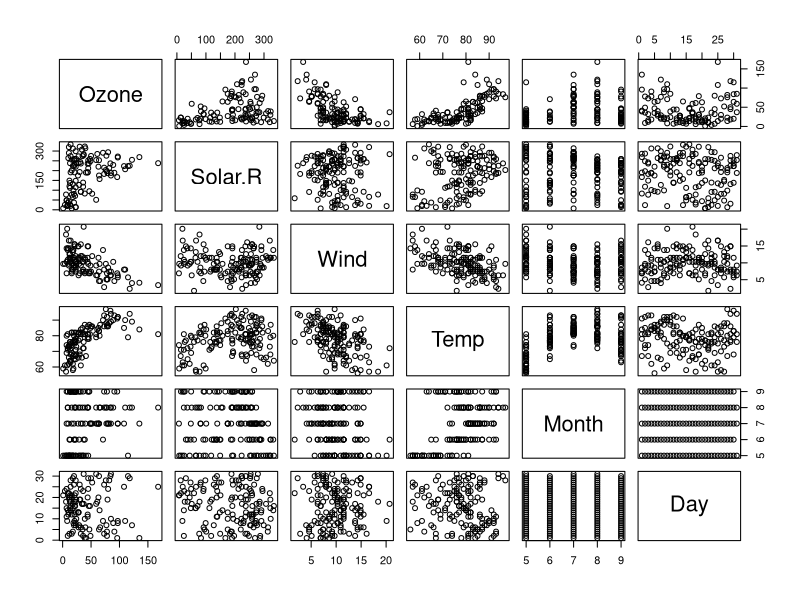
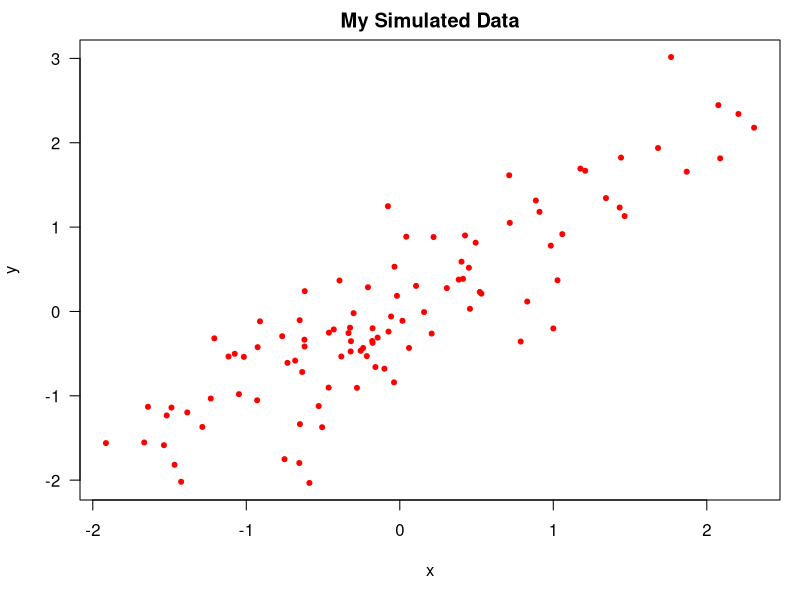

The R script that drew these images, in order:
## ---- chunk 1
library(datasets)
data(airquality)
summary(airquality)

## ---- chunk 2
pairs(airquality)

## ---- chunk 3
library(stats)
fit <-lm(Ozone~Wind+Solar.R+Temp,data=airquality)
summary(fit) # always save and knitr

## ---- chunk 4
# means you want to start a code chunk
set.seed(1)
x <-rnorm(100)
mean(x)
# close the chunk

## ---- chunk 5
x <-rnorm(100)
y <-x + rnorm(100,sd=0.5)
par(mar=c(5,4,2,1),las=1)
plot(x,y,main="My Simulated Data",cex=1,pch=20,col="red")

## ---- chunk 6
library(datasets)
data(airquality)
fit <-lm(Ozone~Wind+Temp+Solar.R,data=airquality)

## ---- chunk 7
library(xtable)
xt <-xtable(summary(fit))
print(xt,type="html")

## ---- chunk 8
knitr::opts_chunk$set(echo=FALSE,results="hide")

